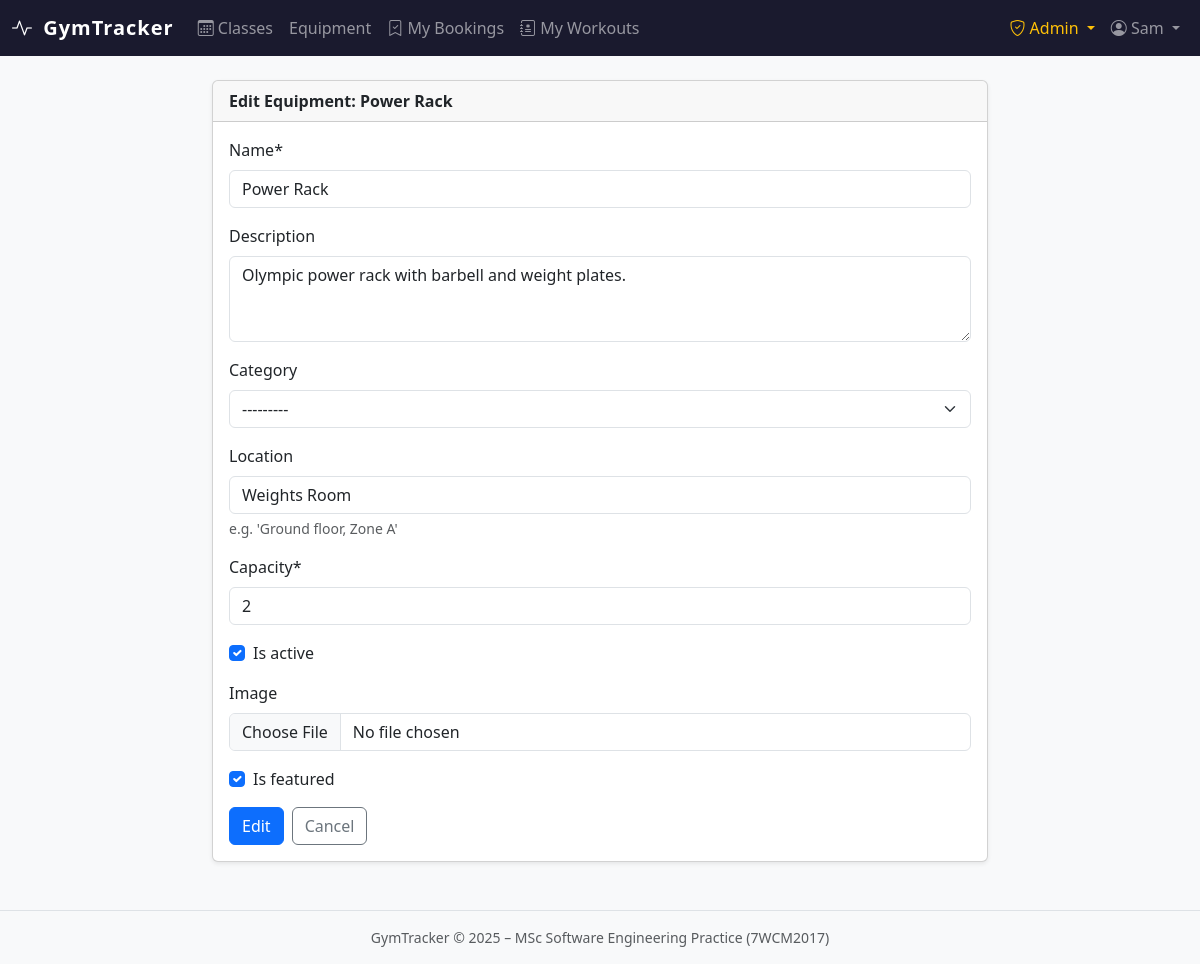
/dashboard/manage/equipment/34/edit/ (signed in), run on the app's committed database.
### accounts/models.py (models this page shows, shortened)
class User(AbstractBaseUser, PermissionsMixin):
    class Role(models.TextChoices):
        MEMBER = 'MEMBER', 'Member'
        ADMIN = 'ADMIN', 'Admin'
    email = models.EmailField(unique=True)
    first_name = models.CharField(max_length=150, blank=True)
    last_name = models.CharField(max_length=150, blank=True)
    role = models.CharField(max_length=10, choices=Role.choices, default=Role.MEMBER)
    is_active = models.BooleanField(default=True)
    is_staff = models.BooleanField(default=False)
    date_joined = models.DateTimeField(default=timezone.now)
    USERNAME_FIELD = 'email'
    REQUIRED_FIELDS = []
    objects = UserManager()
    class Meta:
        verbose_name = 'user'
        verbose_name_plural = 'users'
    @property
    def is_admin_role(self):
        return self.role == self.Role.ADMIN or self.is_staff or self.is_superuser

### gym/models.py (models this page shows, shortened)
class GymEquipment(models.Model):
    name = models.CharField(max_length=200)
    description = models.TextField(blank=True)
    category = models.ForeignKey(
        WorkoutCategory, on_delete=models.SET_NULL,
        null=True, blank=True, related_name='equipment',
    )
    location = models.CharField(max_length=200, blank=True, help_text="e.g. 'Ground floor, Zone A'")
    capacity = models.PositiveIntegerField(default=1)
    is_active = models.BooleanField(default=True)
    image = models.ImageField(upload_to='equipment/', null=True, blank=True)
    booking_count = models.PositiveIntegerField(default=0, editable=False)
    view_count = models.PositiveIntegerField(default=0, editable=False)
    is_featured = models.BooleanField(default=False)
    impression_count = models.PositiveIntegerField(default=0, editable=False)
    click_count = models.PositiveIntegerField(default=0, editable=False)
    created_at = models.DateTimeField(auto_now_add=True)
    updated_at = models.DateTimeField(auto_now=True)
    class Meta:
        ordering = ['-is_featured', 'name']
        verbose_name = 'Gym Equipment'
        verbose_name_plural = 'Gym Equipment'

class WorkoutCategory(models.Model):
    name = models.CharField(max_length=100, unique=True)
    description = models.TextField(blank=True)
    icon = models.CharField(max_length=50, blank=True, help_text="Bootstrap icon class, e.g. bi-bicycle")
    is_active = models.BooleanField(default=True)
    created_at = models.DateTimeField(auto_now_add=True)
    class Meta:
        ordering = ['name']
        verbose_name = 'Workout Category'
        verbose_name_plural = 'Workout Categories'
    def __str__(self):
        return self.name

### gym/views.py (the view)
# urls.py: path('manage/equipment/<int:pk>/edit/', views.admin_equipment_edit, name='admin_equipment_edit'),
@admin_required
def admin_equipment_edit(request, pk):
    equipment = get_object_or_404(GymEquipment, pk=pk)
    form = GymEquipmentForm(request.POST or None, request.FILES or None, instance=equipment)
    if form.is_valid():
        form.save()
        messages.success(request, "Equipment updated.")
        return redirect('gym:admin_equipment_list')
    return render(request, 'gym/admin/equipment_form.html', {
        'form': form, 'action': 'Edit', 'equipment': equipment,
    })

### gym/forms.py (shortened to what this page needs)
class GymEquipmentForm(forms.ModelForm):
    capacity = forms.IntegerField(
        min_value=1, max_value=100,
        widget=forms.NumberInput(attrs={'class': 'form-control', 'min': '1', 'max': '100'}),
    )
    class Meta:
        model = GymEquipment
        fields = ('name', 'description', 'category', 'location',
                  'capacity', 'is_active', 'image', 'is_featured')
        widgets = {
            'name':        _text('Equipment name', maxlength=200, minlength=2),
            'description': _textarea(rows=3, maxlength=1000),
            'location':    _text("e.g. Ground floor, Zone A", maxlength=200),
        }

### gym/templates/gym/admin/equipment_form.html (shortened to what this page needs)
{% extends "base.html" %}
{% load crispy_forms_tags %}
{% block content %}
<div class="row justify-content-center">
  <div class="col-md-8">
    <div class="card shadow-sm">
      <div class="card-header"><strong>{{ action }} Equipment{% if equipment %}: {{ equipment.name }}{% endif %}</strong></div>
      <div class="card-body">
        <form method="post" enctype="multipart/form-data" novalidate>
          {{ form|crispy }}
          <div class="d-flex gap-2 mt-3">
            <button type="submit" class="btn btn-primary">{{ action }}</button>
            <a href="{% url 'gym:admin_equipment_list' %}" class="btn btn-outline-secondary">Cancel</a>
          </div>
        </form>
      </div>
    </div>
  </div>
</div>
{% endblock %}

### templates/base.html (shortened to what this page needs)
<!DOCTYPE html>
<html lang="en">
<head>
  <link rel="stylesheet" href="https://cdn.jsdelivr.net/npm/bootstrap@5.3.2/dist/css/bootstrap.min.css">
  <link rel="stylesheet" href="https://cdn.jsdelivr.net/npm/bootstrap-icons@1.11.3/font/bootstrap-icons.min.css">
</head>
<body>
<nav class="navbar navbar-expand-lg navbar-dark">
  <div class="container-fluid">
    <a class="navbar-brand text-white" href="{% url 'gym:dashboard' %}">
      <i class="bi bi-activity me-1"></i> GymTracker
    </a>
    <div class="collapse navbar-collapse" id="mainNav">
      <ul class="navbar-nav me-auto">
        {% if user.is_authenticated %}
        <li class="nav-item">
          <a class="nav-link {% block nav_classes_active %}{% endblock %}" href="{% url 'gym:class_list' %}">
            <i class="bi bi-calendar3"></i> Classes
          </a>
        </li>
        <li class="nav-item">
          <a class="nav-link {% block nav_equip_active %}{% endblock %}" href="{% url 'gym:equipment_list' %}">
             Equipment
          </a>
        </li>
        <li class="nav-item">
          <a class="nav-link {% block nav_bookings_active %}{% endblock %}" href="{% url 'bookings:my_bookings' %}">
            <i class="bi bi-bookmark-check"></i> My Bookings
          </a>
        </li>
        <li class="nav-item">
          <a class="nav-link {% block nav_tracker_active %}{% endblock %}" href="{% url 'tracker:session_list' %}">
            <i class="bi bi-journal-medical"></i> My Workouts
          </a>
        </li>
        {% endif %}
      </ul>
      <ul class="navbar-nav ms-auto">
        {% if user.is_authenticated %}
          {% if user.is_admin_role %}
          <li class="nav-item dropdown">
            <a class="nav-link dropdown-toggle text-warning" href="#" data-bs-toggle="dropdown">
              <i class="bi bi-shield-check"></i> Admin
            </a>
          </li>
          {% endif %}
          <li class="nav-item dropdown">
            <a class="nav-link dropdown-toggle" href="#" data-bs-toggle="dropdown">
              <i class="bi bi-person-circle"></i> {{ user.first_name|default:user.email }}
            </a>
          </li>
        {% else %}
          <li class="nav-item"><a class="nav-link" href="{% url 'accounts:login' %}">Log in</a></li>
          <li class="nav-item"><a class="nav-link btn btn-outline-light btn-sm px-3 ms-2" href="{% url 'accounts:register' %}">Register</a></li>
        {% endif %}
      </ul>
    </div>
  </div>
</nav>
<main class="container-fluid py-4">
  {% block content %}{% endblock %}
</main>
<footer class="text-center text-muted py-3 border-top mt-4 small">
  GymTracker &copy; 2025 – MSc Software Engineering Practice (7WCM2017)
</footer>
</body>
</html>

### templates/base.html (style rules this page uses)
:root { --gt-primary: #0d6efd; --gt-dark: #1a1a2e; }
body { background: #f8f9fa; }
.navbar { background: var(--gt-dark) !important; }
.navbar-brand { font-weight: 700; letter-spacing: 0.05em; }

### data on the page
User: first_name "Sam"
GymEquipment: name "Power Rack", description "Olympic power rack with barbell and weight plates.", category "---------", location "Weights Room", capacity "2", is_active "☑", is_featured "☑"

### other printed values
{{ action }} "Edit"
